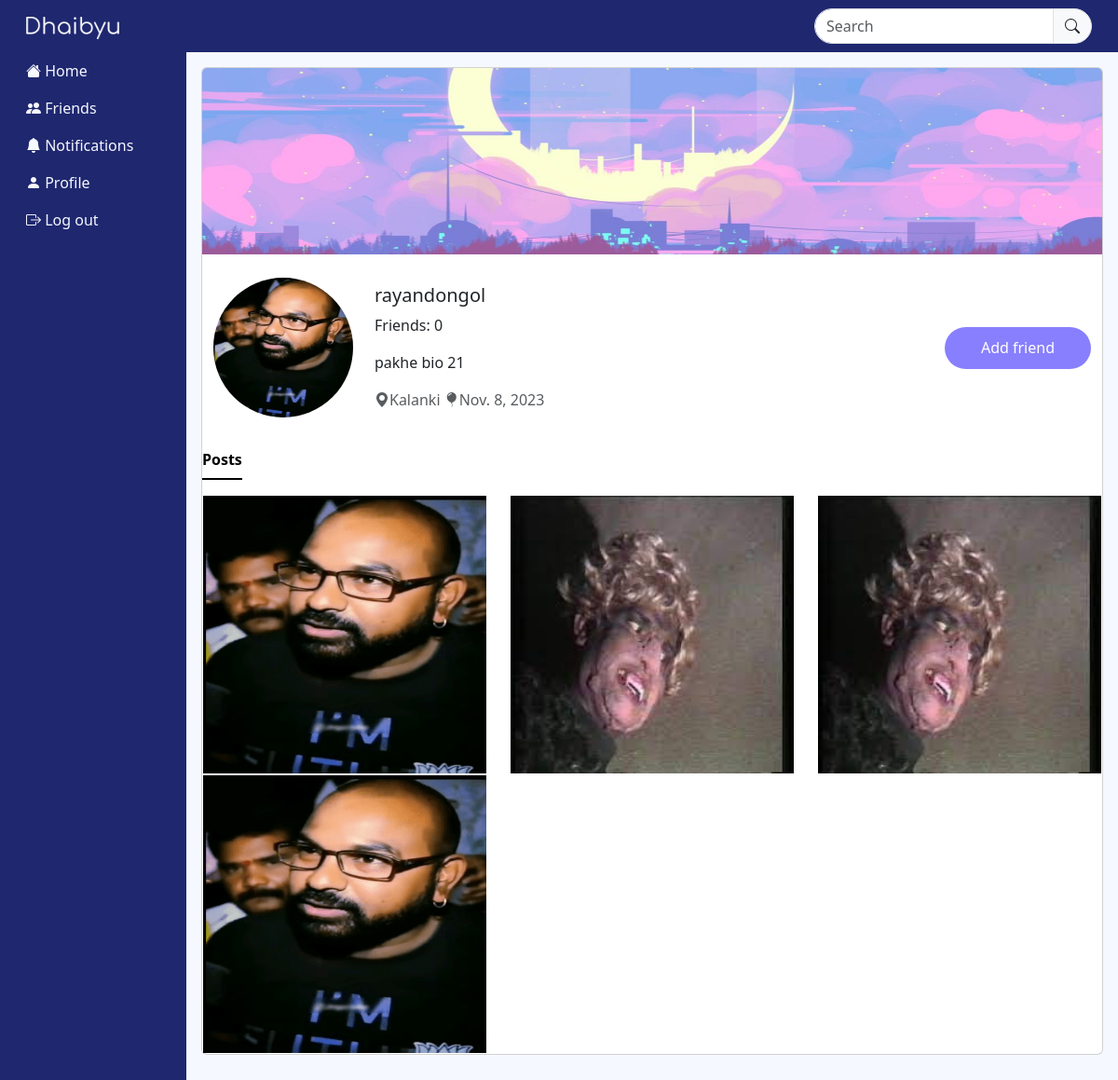
Before: /profile/1 with the older database file.
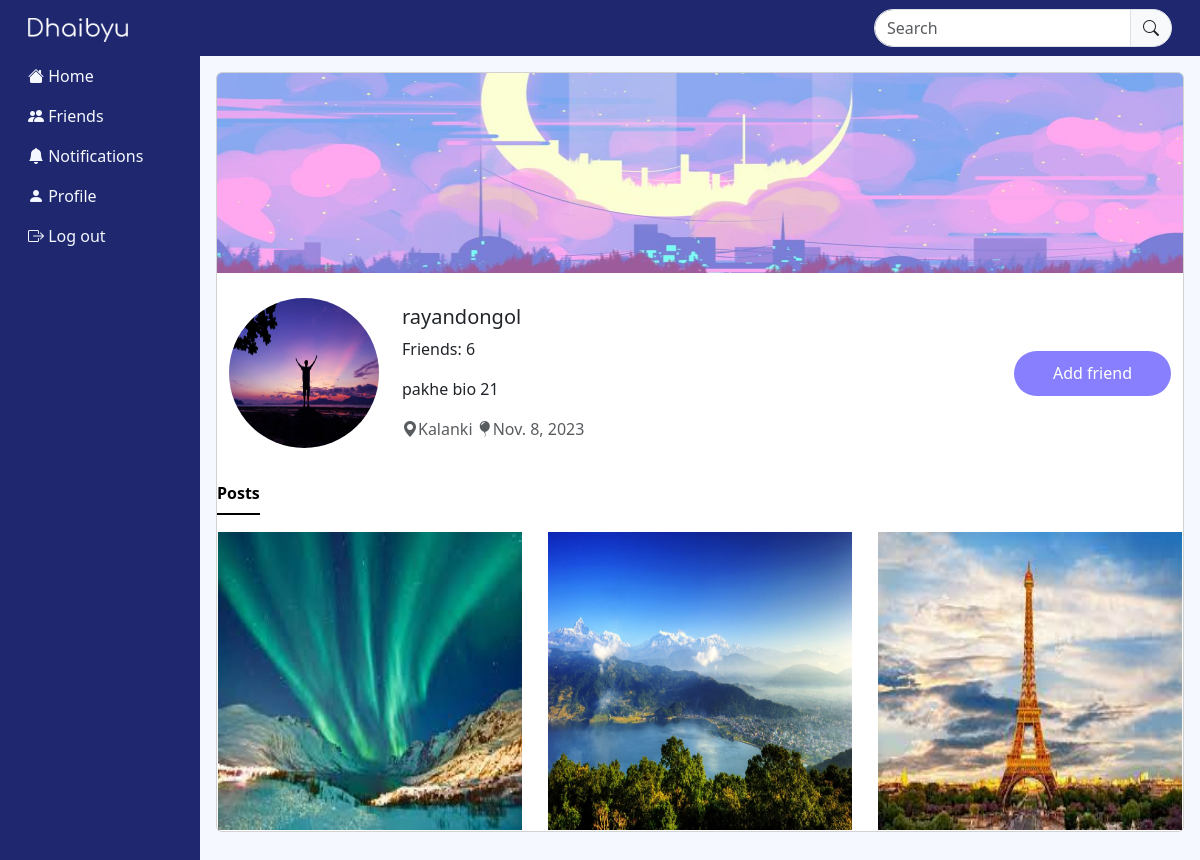
After: the same page with the newer database file.
### core/models.py (models this page shows, shortened)
class UserProfile(models.Model):
    user = models.OneToOneField(User, primary_key=True, verbose_name='user', related_name='profile', on_delete=models.CASCADE)
    username = models.CharField(max_length=200)
    first_name = models.CharField(max_length=30, null=True, blank=True)
    last_name = models.CharField(max_length=30, null=True, blank=True)
    bio = models.CharField(max_length=200, null=True, blank=True)
    email=models.CharField(max_length=200)
    phone = models.CharField(max_length=15, null=True, blank=True)
    profile_pic = models.ImageField(default="default_picture.png", upload_to='profile_pictures/',null=True, blank=True)
    banner_pic = models.ImageField(default="banner_default.png", upload_to='banner_pictures/',null=True, blank=True)
    address = models.CharField(max_length=50, null=True, blank=True)
    dob = models.DateField(max_length=200, null=True, blank=True)
    gender = models.CharField(max_length=10, choices=[('male', 'Male'), ('female', 'Female'), ('other', 'Other')])
    friends = models.ManyToManyField(User, blank=True, related_name='friends')

class Post(models.Model):
    body = models.TextField()
    post_pic = models.ImageField(upload_to='uploads/')
    created_on = models.DateTimeField(default=timezone.now)
    author = models.ForeignKey(User, on_delete=models.CASCADE)
    likes = models.ManyToManyField(User, blank=True, related_name='Likes')
    like_count = models.BigIntegerField(default='0')

### core/views.py (the view)
# urls.py: path('profile/<int:pk>', views.ProfilePageView.as_view(), name="profile"),
class ProfilePageView(View):
    def get(self, request, pk, *args, **kwargs):
        profile = UserProfile.objects.get(pk=pk)
        user = profile.user
        posts = Post.objects.filter(author=user).order_by('-created_on')
        friends = profile.friends.all()
        no_of_friends = len(friends)
        if (no_of_friends) == 0:
            is_friend = False
        for friend in friends:
            if friend == request.user:
                is_friend = True
                break
            else:
                is_friend = False
        context = {
            'user': user,
            'profile': profile,
            'posts': posts,
            'no_of_friends': no_of_friends,
            'is_friend': is_friend,
        }
        return render(request, 'core/profile.html', context)

### templates/core/profile.html (shortened to what this page needs)
{% extends 'core/base.html' %}
{% load static %}
{% load crispy_forms_tags %}
{% block content %}
<div class="col p-3">
    <div class="card mb-3">
        <img src="{{ profile.banner_pic.url }}" class="card-img-top banner" alt="">
        <div class="container-xxl mt-3 mb-3">
            <div class="row g-0 align-items-center">
                <div class="col-md-2">
                    <img src="{{ profile.profile_pic.url }}" class="profile_picture" alt="">
                </div>
                <div class="col-md-8">
                    <div class="card-body">
                        <h5 class="card-title">{{ profile.username }}</h5>
                        <p class="card-text">Friends: {{ no_of_friends }}</p>
                        {% if profile.bio %}
                        <p class="card-text">{{ profile.bio }}</p>
                        {% endif %}
                        {% if profile.address %}
                        <span class="card-text text-body-secondary"><i class="bi bi-geo-alt-fill"></i>{{ profile.address }}</span>
                        {% endif %}
                        {% if profile.dob %}
                        <span class="card-text text-body-secondary"><i class="bi bi-balloon-fill"></i>{{ profile.dob }}</span>
                        {% endif %}
                    </div>
                </div>
                <div class="col-md-2">
                    {% if user == request.user %}
                    {% else %}
                        {% if is_friend %}
                        <form method="POST" action="{% url 'remove-friend' profile.pk %}">
                            {% csrf_token %}
                            <button class="btn unfriend-btn" type="submit">Unfriend</button>
                        </form>
                        {% else %}
                        <form method="POST" action="{% url 'add-friend' profile.pk %}">
                            <button class="btn edit-profile-btn" type="submit">Add friend</button>
                        </form>
                        {% endif %}
                    {% endif %}
                </div>
            </div>
        </div>
        <div class="row">
            <div class="col">
                <ul class="nav nav-underline" style="margin-bottom: 16px;">
                    <li class="nav-item">
                        <span class="nav-link active">Posts</span>
                    </li>
                </ul>
            </div>
        </div>
        <div class="row">
            {% for post in posts %}
            <div class="col-4">
                <div class="post-thumbnail">
                    <a href="{% url 'post_detail' post.pk %}" type="button" class="btn post-thumbnail-btn">
                        <img src="{{ post.post_pic.url }}" alt="">
                    </a>
                </div>
            </div>
            {% endfor %}
        </div>
    </div>
    {% endblock content %}

### templates/core/base.html (shortened to what this page needs)
<!doctype html>
{% load static %}
<html lang="en">
<head>
  <link href="https://cdn.jsdelivr.net/npm/bootstrap@5.3.2/dist/css/bootstrap.min.css" rel="stylesheet"
>
  <link rel="stylesheet" href="https://cdn.jsdelivr.net/npm/bootstrap-icons@1.10.5/font/bootstrap-icons.css">
  <link rel="stylesheet" href="{% static 'css/styles.css' %}">
</head>
<body>
  <nav class="navbar sticky-top navbar-expand-md navbar-light nav-color" style="padding: 8px 16px;">
    <div class="container-fluid">
      <a href="#intro" class="navbar-brand">
        <img src="{% static 'images/logo-white.png' %}" alt="" width="100px" height="24px">
      </a>
      <div class="collapse navbar-collapse justify-content-end" id="main-nav">
        <ul class="navbar-nav">
          <li class="nav-item">
            <form role="search" method="GET" action="{% url 'search' %}">
              <div class="input-group">
                <input type="text" class="form-control nav-input" placeholder="Search" aria-label="Search"
                  aria-describedby="basic-addon1" name="query" value="{{ request.GET.query }}">
                <button class="input-group-text nav-input" id="basic-addon1" type="submit"><i class="bi bi-search"></i></button>
              </div>
            </form>
          </li>
        </ul>
      </div>
    </div>
  </nav>
  <div class="container-fluid">
    <div class="row">
      <div class="col-2 sidebar vh-100% d-none d-md-inline">
        <ul class="nav flex-column" style="position: fixed;">
          <li class="nav-item">
            <a class="nav-link" aria-current="page" href="{% url 'home'%}">
              <i class="bi bi-house-fill"></i>
              <span>Home</span>
            </a>
          </li>
          <li class="nav-item">
            <a class="nav-link" aria-current="page" href="{% url 'friends-list' user.profile.pk %}">
              <i class="bi bi-people-fill"></i>
              <span>Friends</span>
            </a>
          </li>
          <li class="nav-item">
            <a class="nav-link" aria-current="page" href="#">
              <i class="bi bi-bell-fill"></i>
              <span>Notifications</span>
            </a>
          </li>
          <li class="nav-item">
            <a class="nav-link" aria-current="page" href="{% url 'profile' request.user.profile.pk %}">
              <i class="bi bi-person-fill"></i>
              <span>Profile</span>
            </a>
          </li>
          <li class="nav-item">
            <a class="nav-link" aria-current="page" href="{% url 'logout'%}">
              <i class="bi-box-arrow-right"></i>
              <span>Log out</span>
            </a>
          </li>
        </ul>
      </div>
      {% block content %}
      {% endblock content %}
    </div>
  </div>
</body>
</html>

### static/css/styles.css (style rules this page uses)
* { text-decoration: none; margin: 0; padding: 0; box-sizing: border-box; }
body { background-color: #F5F8FF; }
.nav-color { background-color: #1f276f; color: #f5f8ff; }
.nav-input { border-radius: 50px; }
.nav a { text-decoration: none; color: #f5f8ff; border-radius: 30px; }
.sidebar { background-color: #1f276f; }
.profile_picture { position: relative; width: 150px; height: 150px; overflow: hidden; border-radius: 50%; }
.banner { display: inline-block; position: relative; width: 100%; height: 200px; overflow: hidden; }
.edit-profile-btn { border-radius: 30px; background-color: #887ffe; color: white; width: 100%; height: 45px; }
.post-thumbnail { position: relative; width: auto; height: 300px; overflow: hidden; }
.post-thumbnail img { width: 100%; height: 100%; }
.post-thumbnail-btn { width: 100%; height: 100%; padding: 0px; }

Changed rows visible on the page:
removed Post: post_pic (picture)
removed Post: post_pic (picture)
removed Post: post_pic (picture)
removed Post: post_pic (picture)
changed UserProfile "rayandongol": profile_pic: a different picture
added Post: post_pic (picture)
added Post: post_pic (picture)
added Post: post_pic (picture)
Other visible differences:
{{ no_of_friends }}: "0" → "6"
